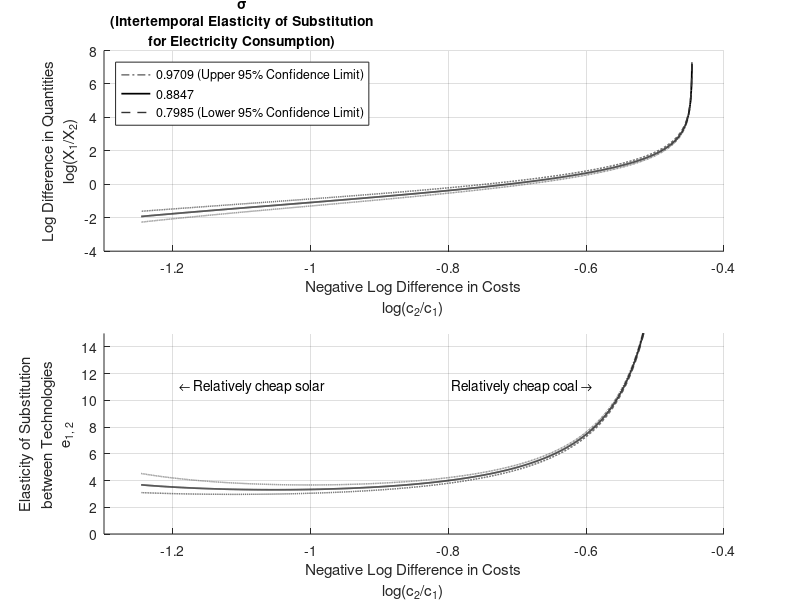

MATLAB code to generate this figure:
%% Elasticity of Substitution Sim with error bars on sigma estimate

close all; clear; clc;

% Simulation params
n = 5000;
cost_multiplier = linspace(0.5,2,n);
sigma_range = [0.8847 + 1.96*0.044, 0.8847, 0.8847 - 1.96*0.044];
m = length(sigma_range);

% Exogenous params
c_1 = 104.3;
c_2 = 60;
alpha = [0.6, 0.4];
xi_1  = [1,   1];
xi_2  = [1, 0.1];
budget = 1;


figure('Renderer', 'painters', 'Position', [100 100 900 600])
hold on;

for j = 1:m
    
    sigma = sigma_range(j);
    results = zeros(n,2); 

    for i = 1:n


        phi   = (sigma - 1)/sigma;
        x_1_cost_param = c_1*cost_multiplier(i);
        x_2_cost_param = c_2;

        % Prices
        xi_mat   = [xi_1; xi_2];
        cost_mat = [x_1_cost_param; x_2_cost_param];
        prices   = xi_mat\cost_mat;

        if any(prices<0)
            continue
        end

        % Price Index
        P = ((1/2) * (prices'.^(1-sigma))*(alpha'.^sigma)).^(1/(1-sigma));
        if sigma == 1
            P = 1;
        end
        
        % Quantities
        Y = ((alpha'./prices).^(sigma)) * (budget/P);
           
        X = (xi_mat')\Y;

        results(i,:) = X';

    end    

    output = [];
    output(1,:) = c_1*cost_multiplier'./c_2;
    output(2,:) = results(:,1)./results(:,2);

    % subset to positive quantities
    ind = ~any(output <= 0);
    output = output(:,ind);

    % relationship between log prices and quantities
    subplot(2,1,1);
    hold on;
    
    if sigma == 0.8847
        plot(-log(output(1,:)), log(output(2,:)), ...
            'LineWidth', 1.25, 'Color', 'k');
    elseif sigma < 0.8846
        plot(-log(output(1,:)), log(output(2,:)), ...
            'LineWidth', 1, 'LineStyle', '--', 'Color', [1 1 1]*0.2);
    else
        plot(-log(output(1,:)), log(output(2,:)), ...
            'LineWidth', 1, 'LineStyle', '-.', 'Color', [1 1 1]*0.4);
    end
    
    
    % relationship between e and log prices
    subplot(2,1,2);
    hold on;
    
    if sigma == 0.8847
        plot(-log(output(1,2:end)), ...
            diff(log(output(2,:)))./diff(-log(output(1,:))), ...
            'LineWidth', 1.25, 'Color', 'k');
    elseif sigma < 0.8846
        plot(-log(output(1,2:end)), ...
            diff(log(output(2,:)))./diff(-log(output(1,:))), ...
            'LineWidth', 1, 'LineStyle', '--', 'Color', [1 1 1]*0.2);
    else
        plot(-log(output(1,2:end)), ...
            diff(log(output(2,:)))./diff(-log(output(1,:))), ...
            'LineWidth', 1, 'LineStyle', '-.', 'Color', [1 1 1]*0.4);
    end
    
end

%% Plot formatting

% Format subplot 1
subplot(2,1,1);
legend('0.9709 (Upper 95% Confidence Limit)', '0.8847', ...
    '0.7985 (Lower 95% Confidence Limit)')
xlabel({'Negative Log Difference in Costs', 'log(c_2/c_1)'})
ylabel({'Log Difference in Quantities', 'log(X_1/X_2)'})
xlim([-1.3, -0.4])
grid('on')

% Format legend
[hleg,att] = legend('show');
legend('Location', 'northwest')
title(hleg, {'\sigma', '(Intertemporal Elasticity of Substitution', ...
    'for Electricity Consumption)'})

% Format subplot 2
subplot(2,1,2);
xlabel({'Negative Log Difference in Costs', 'log(c_2/c_1)'})
ylabel({'Elasticity of Substitution', ...
    'between Technologies', 'e_{1, 2}',})
xlim([-1.3, -0.4])
ylim([0 15])
grid('on')

% Add labels to subplot 2
text(-1.19, 11.1, '\leftarrow Relatively cheap solar')
text(-0.795, 11.1, 'Relatively cheap coal \rightarrow')

% Save figure
print(gcf,'../../figures/fig_elasticity.png','-dpng','-r300')

